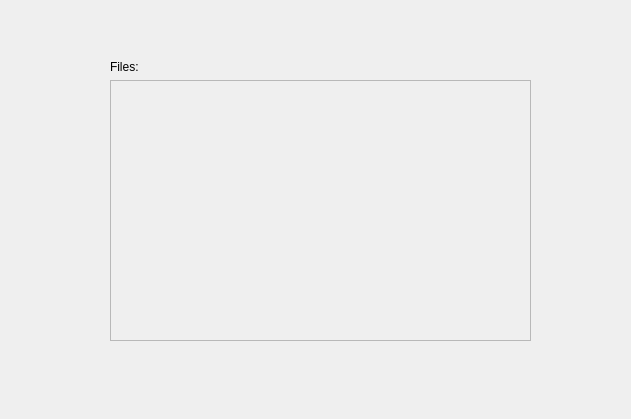
<?xml version="1.0" encoding="UTF-8"?>
<ui version="4.0">
 <class>Form</class>
 <widget class="QWidget" name="Form">
  <property name="geometry">
   <rect>
    <x>0</x>
    <y>0</y>
    <width>631</width>
    <height>419</height>
   </rect>
  </property>
  <property name="windowTitle">
   <string>Form</string>
  </property>
  <widget class="QWidget" name="verticalLayoutWidget">
   <property name="geometry">
    <rect>
     <x>110</x>
     <y>60</y>
     <width>421</width>
     <height>281</height>
    </rect>
   </property>
   <layout class="QVBoxLayout" name="verticalLayout">
    <item>
     <widget class="QLabel" name="label">
      <property name="text">
       <string>Files:</string>
      </property>
     </widget>
    </item>
    <item>
     <widget class="QScrollArea" name="scrollArea">
      <property name="widgetResizable">
       <bool>true</bool>
      </property>
      <widget class="QWidget" name="scrollAreaWidgetContents">
       <property name="geometry">
        <rect>
         <x>0</x>
         <y>0</y>
         <width>417</width>
         <height>255</height>
        </rect>
       </property>
      </widget>
     </widget>
    </item>
   </layout>
  </widget>
 </widget>
 <resources/>
 <connections/>
</ui>
